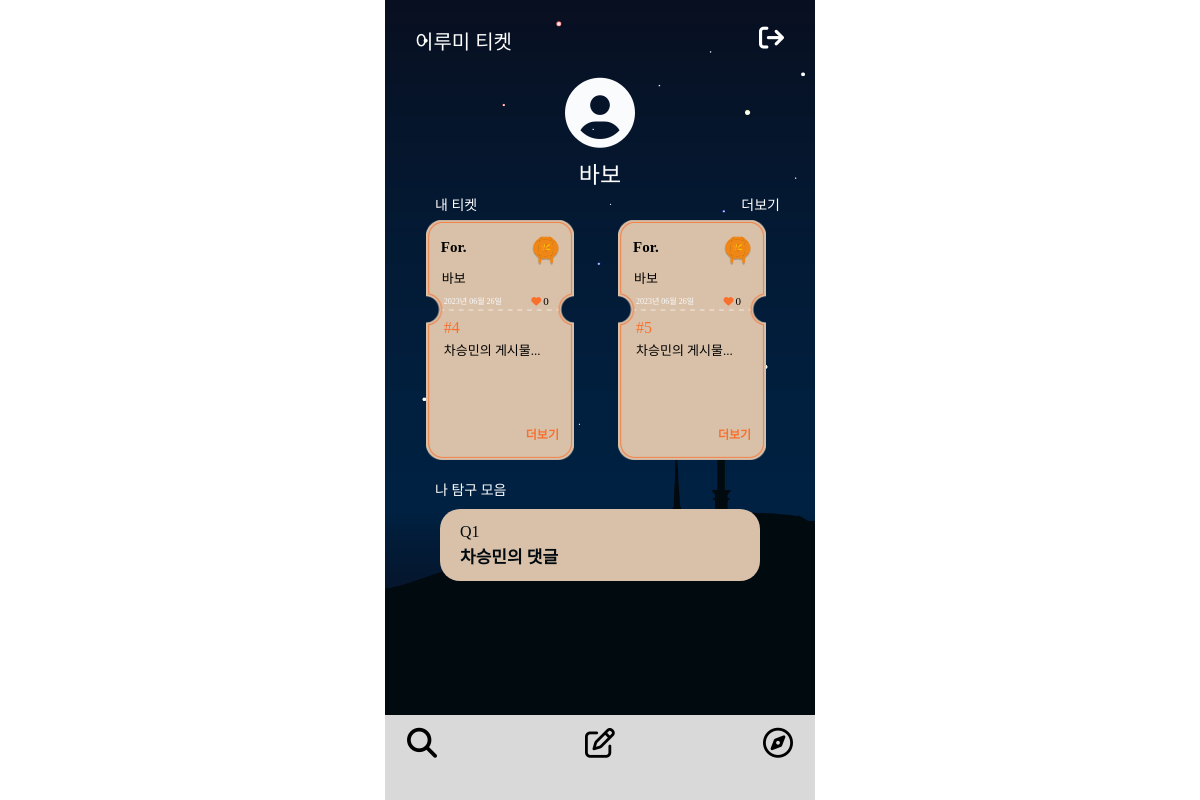
/mypage/ (signed in), run on the app's committed database.
### accounts/models.py (models this page shows)
class Profile(models.Model):
    user = models.OneToOneField(User, on_delete=models.CASCADE)
    nickname = models.TextField(max_length=10)

### mainpage/models.py (models this page shows, shortened)
class Ticket(models.Model):
    writer = models.ForeignKey(User, null=False, blank=False, on_delete=models.CASCADE)
    pub_date = models.DateTimeField()
    body = models.TextField()
    like = models.ManyToManyField(User, related_name='likes', blank=True)
    like_count = models.PositiveIntegerField(default=0)
    report_count = models.PositiveIntegerField(default=0)
    def summary(self):
        return self.body[:40]

### qnapage/models.py (models this page shows, shortened)
class Qna(models.Model):
    title = models.CharField(max_length = 200)
    writer = models.ForeignKey(User, null=False, blank=False, on_delete=models.CASCADE)
    body = models.TextField()
    pub_date = models.DateTimeField()

class QnaComment(models.Model):
    content = models.TextField()
    pub_date = models.DateTimeField()
    writer = models.ForeignKey(User, null=False, blank=False, on_delete=models.CASCADE)
    qna = models.ForeignKey(Qna, null=False, blank=False, on_delete=models.CASCADE)
    comment_like = models.ManyToManyField(User, related_name='comment_likes', blank=True)
    comment_like_count = models.PositiveIntegerField(default = 0)
    comment_report_count = models.PositiveIntegerField(default=0)

### mypage/views.py (the view)
# urls.py: path('mypage/', include('mypage.urls')),
def mypage(request):
    if not request.user.is_authenticated:
        return render(request, 'accounts/login_required.html')
    else:
        user = request.user
        comments = QnaComment.objects.filter(writer=user)
        qnas = Qna.objects.filter(qnacomment__writer=request.user).distinct()
        tickets = Ticket.objects.filter(writer=user).order_by('-like_count')[:2]
        context = {
            'user': user,
            'tickets': tickets,
            'comments': comments,
            'qnas': qnas,
        }
        return render(request, 'mypage/mypage.html', context)

### mypage/templates/mypage/mypage.html (shortened to what this page needs)
<!DOCTYPE html>
<html lang="en">
  <head>
    <link rel="stylesheet" href="/static/css/mypage.css" />
  </head>
  <body>
<div class="wallpaper">
      <nav class="nav-container">
        <ul class="logo">
          <li><a href="{% url 'mainpage:mainpage' %}">이루미 티켓</a></li>
        </ul>
        <ul class="icon">
          <li><a href = "{% url 'accounts:logout' %}"><i class="fa-solid fa-arrow-right-from-bracket" style="color: #ffff"></i></a>
          </li>
        </ul>
      </nav>
      <div class="profile">
        <div class="profile-img">
          <i class="fa-solid fa-circle-user" style="color: #fafbfd"></i>
        </div>
        <div class="profile-nickname">{{user.profile.nickname}}</div>
      </div>
        <div class="first-more">
          <div class="my-ticket">내 티켓</div>
            {% if tickets|length >= 2 %}
            <a class="f-more" href="{% url 'mypage:myticketlist' request.user.id %}">더보기</a>
            {% endif %}
        </div>
        <div class="card_container">
            {% for ticket in tickets|slice:":2" %}
                {% if ticket.writer == request.user %}
                <div class="card">
                  <div class="card-body">
                      <div class="card-fline">
                          <div class="user-info">
                              <div class="for">For.</div>
                              <div class="lanterncolor">
                              {% if ticket.like_count >= 10 %}
                              <img src="../static/css/image/light.png" class="light" alt="티켓 이미지">
                              {% else %}
                              <img src="../static/css/image/original.png" class= "light" alt="티켓 이미지">
                              {% endif %}
                              </div>
                          </div>
                      </div>
                          <div class="nickname">{{ticket.writer.profile.nickname}}</div>
                      <div class="card-sline">
                      <span class="date">{{ ticket.pub_date|date:"Y년 m월 d일" }}</span>
                      <span class="like"><i class="fa-solid fa-heart" style="color: #f8702c;"></i><a class="like_count">{{ticket.like_count}}</a></span>
                      </div>
                      <h4 class="number"> #{{ticket.id}} </h4>
                      {% if ticket.report_count >= 3 %}
                          <h5 class="report-message">3회 이상 신고되어 관리자가 확인 중인 게시글입니다.</h5>
                      {% else %}
                          <h4 class="card-text">{{ticket.summary}}... </h4>
                      {% endif %}
                      <a href="{%url 'mainpage:detail' ticket.id %}" class="more">더보기</a>
                  </div>
              </div>
                {% endif %}
            {% endfor %}
        </div>
<div class="second-more">
  <div class="soul-searching">나 탐구 모음</div>
</div>
<div class="self-exploration">
    {% if qnas %}
        {% for qna in qnas|slice:":2" %}
        <div class="qna-title">
                <p class="title"><a class="underline" href="{% url 'qnapage:qnadetail' qna.id %}">{{ qna.title }}</a></p>
                {% for comment in qna.qnacomment_set.all %}
                    {% if comment.writer == request.user %}
                        <p class="my-comment"><a class="underline" href="{% url 'qnapage:qnadetail' qna.id %}">{{ comment.content }}</a></p>
                    {% endif %}
                {% endfor %}
            </div>
        {% endfor %}
</div>
    {% else %}
        <p class="nodap">아직 답한 질문이 없어요</p>
    {% endif %}
  <nav class="footer-container">
      <ul class="icons">
          <li><a href="{% url 'mainpage:ticketlistnew' %}"><i class="fa-solid fa-magnifying-glass" style="color: #000000;"></i></a></li>
          <li><a href="{% url 'mainpage:new' %}"><i class="fa-regular fa-pen-to-square" style="color: #000000;"></i></a></li>
          <li><a href="{% url 'qnapage:qnalistrecent' %}"><i class="fa-regular fa-compass" style="color: #000000;"></i></a></li>
      </ul>
  </nav>
</div>
</body>
</html>

### data on the page
Ticket: writer.profile.nickname "바보", pub_date "2023년 06월 26일", like_count "0", id "4", summary "차승민의 게시물"
Ticket: writer.profile.nickname "바보", pub_date "2023년 06월 26일", like_count "0", id "5", summary "차승민의 게시물"
Qna: title "Q1"
QnaComment: content "차승민의 댓글"

### other printed values
{{ user.profile.nickname }} "바보"
